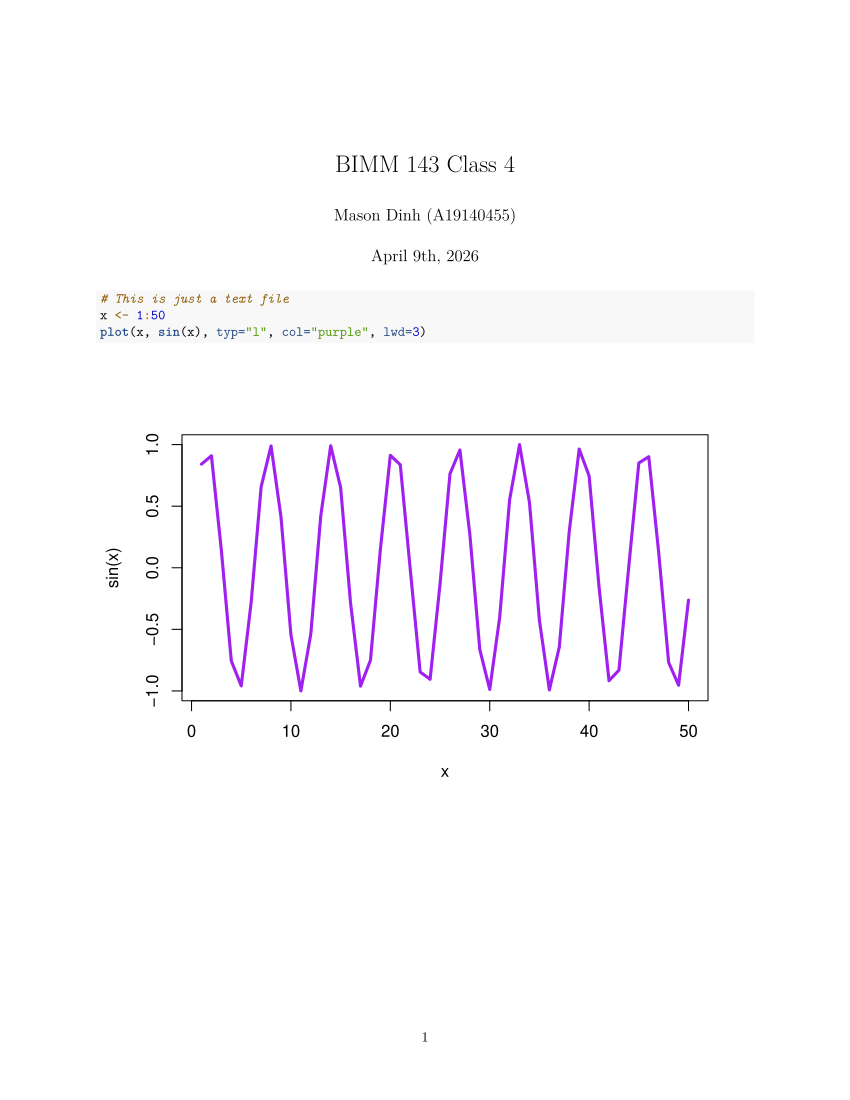

R code for this plot:
#' ---
#' title: "BIMM 143 Class 4"
#' author: "Mason Dinh (A19140455)"
#' date: "April 9th, 2026"
#' ---
# This is just a text file
x <- 1:50
plot(x, sin(x), typ="l", col="purple", lwd=3)
